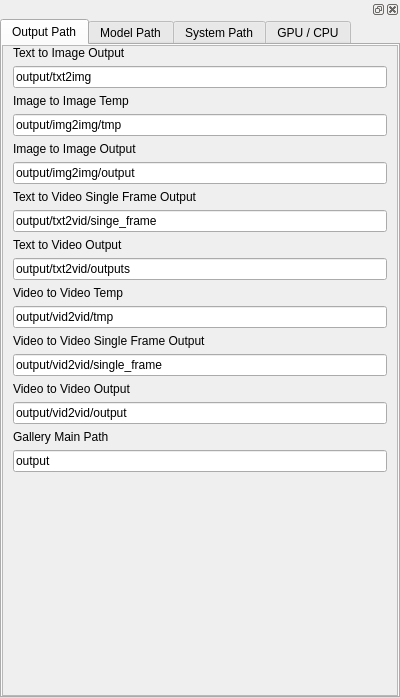
<?xml version="1.0" encoding="UTF-8"?>
<ui version="4.0">
 <class>Form</class>
 <widget class="QWidget" name="Form">
  <property name="geometry">
   <rect>
    <x>0</x>
    <y>0</y>
    <width>400</width>
    <height>698</height>
   </rect>
  </property>
  <property name="windowTitle">
   <string>Form</string>
  </property>
  <property name="accessibleName">
   <string>systemConfig</string>
  </property>
  <layout class="QVBoxLayout" name="verticalLayout_9">
   <property name="leftMargin">
    <number>0</number>
   </property>
   <property name="topMargin">
    <number>0</number>
   </property>
   <property name="rightMargin">
    <number>0</number>
   </property>
   <property name="bottomMargin">
    <number>0</number>
   </property>
   <item>
    <widget class="QDockWidget" name="dockWidget">
     <property name="accessibleName">
      <string>systemConfig</string>
     </property>
     <widget class="QWidget" name="dockWidgetContents">
      <layout class="QVBoxLayout" name="verticalLayout_8">
       <property name="leftMargin">
        <number>0</number>
       </property>
       <property name="topMargin">
        <number>0</number>
       </property>
       <property name="rightMargin">
        <number>0</number>
       </property>
       <property name="bottomMargin">
        <number>0</number>
       </property>
       <item>
        <widget class="QTabWidget" name="tabWidget">
         <property name="currentIndex">
          <number>0</number>
         </property>
         <widget class="QWidget" name="outputPath">
          <attribute name="title">
           <string>Output Path</string>
          </attribute>
          <layout class="QVBoxLayout" name="verticalLayout_4">
           <property name="leftMargin">
            <number>0</number>
           </property>
           <property name="topMargin">
            <number>0</number>
           </property>
           <property name="rightMargin">
            <number>0</number>
           </property>
           <property name="bottomMargin">
            <number>0</number>
           </property>
           <item>
            <widget class="QScrollArea" name="scrollArea">
             <property name="widgetResizable">
              <bool>true</bool>
             </property>
             <widget class="QWidget" name="scrollAreaWidgetContents">
              <property name="geometry">
               <rect>
                <x>0</x>
                <y>0</y>
                <width>392</width>
                <height>643</height>
               </rect>
              </property>
              <layout class="QVBoxLayout" name="verticalLayout_3">
               <property name="leftMargin">
                <number>5</number>
               </property>
               <property name="topMargin">
                <number>0</number>
               </property>
               <property name="rightMargin">
                <number>5</number>
               </property>
               <property name="bottomMargin">
                <number>0</number>
               </property>
               <item>
                <layout class="QVBoxLayout" name="verticalLayout">
                 <property name="leftMargin">
                  <number>5</number>
                 </property>
                 <property name="rightMargin">
                  <number>5</number>
                 </property>
                 <item>
                  <widget class="QLabel" name="label">
                   <property name="text">
                    <string>Text to Image Output</string>
                   </property>
                  </widget>
                 </item>
                 <item>
                  <widget class="QLineEdit" name="txt2img_out_dir">
                   <property name="text">
                    <string>output/txt2img</string>
                   </property>
                  </widget>
                 </item>
                 <item>
                  <widget class="QLabel" name="label_2">
                   <property name="text">
                    <string>Image to Image Temp</string>
                   </property>
                  </widget>
                 </item>
                 <item>
                  <widget class="QLineEdit" name="img2img_tmp_dir">
                   <property name="text">
                    <string>output/img2img/tmp</string>
                   </property>
                  </widget>
                 </item>
                 <item>
                  <widget class="QLabel" name="label_3">
                   <property name="text">
                    <string>Image to Image Output</string>
                   </property>
                  </widget>
                 </item>
                 <item>
                  <widget class="QLineEdit" name="img2img_out_dir">
                   <property name="text">
                    <string>output/img2img/output</string>
                   </property>
                  </widget>
                 </item>
                 <item>
                  <widget class="QLabel" name="label_7">
                   <property name="text">
                    <string>Text to Video Single Frame Output</string>
                   </property>
                  </widget>
                 </item>
                 <item>
                  <widget class="QLineEdit" name="img2img_single_frame_dir">
                   <property name="text">
                    <string>output/txt2vid/singe_frame</string>
                   </property>
                  </widget>
                 </item>
                 <item>
                  <widget class="QLabel" name="label_4">
                   <property name="text">
                    <string>Text to Video Output</string>
                   </property>
                  </widget>
                 </item>
                 <item>
                  <widget class="QLineEdit" name="txt2vid_out_dir">
                   <property name="text">
                    <string>output/txt2vid/outputs</string>
                   </property>
                  </widget>
                 </item>
                 <item>
                  <widget class="QLabel" name="label_5">
                   <property name="text">
                    <string>Video to Video Temp</string>
                   </property>
                  </widget>
                 </item>
                 <item>
                  <widget class="QLineEdit" name="txt2vid_tmp_dir">
                   <property name="text">
                    <string>output/vid2vid/tmp</string>
                   </property>
                  </widget>
                 </item>
                 <item>
                  <widget class="QLabel" name="label_8">
                   <property name="text">
                    <string>Video to Video Single Frame Output</string>
                   </property>
                  </widget>
                 </item>
                 <item>
                  <widget class="QLineEdit" name="vid2vid_single_frame_dir">
                   <property name="text">
                    <string>output/vid2vid/single_frame</string>
                   </property>
                  </widget>
                 </item>
                 <item>
                  <widget class="QLabel" name="label_6">
                   <property name="text">
                    <string>Video to Video Output</string>
                   </property>
                  </widget>
                 </item>
                 <item>
                  <widget class="QLineEdit" name="vid2vid_out_dir">
                   <property name="text">
                    <string>output/vid2vid/output</string>
                   </property>
                  </widget>
                 </item>
                 <item>
                  <widget class="QLabel" name="label_18">
                   <property name="text">
                    <string>Gallery Main Path</string>
                   </property>
                  </widget>
                 </item>
                 <item>
                  <widget class="QLineEdit" name="out_dir">
                   <property name="text">
                    <string>output</string>
                   </property>
                  </widget>
                 </item>
                 <item>
                  <spacer name="verticalSpacer_2">
                   <property name="orientation">
                    <enum>Qt::Vertical</enum>
                   </property>
                   <property name="sizeHint" stdset="0">
                    <size>
                     <width>20</width>
                     <height>40</height>
                    </size>
                   </property>
                  </spacer>
                 </item>
                </layout>
               </item>
              </layout>
             </widget>
            </widget>
           </item>
          </layout>
         </widget>
         <widget class="QWidget" name="modelPath">
          <attribute name="title">
           <string>Model Path</string>
          </attribute>
          <layout class="QHBoxLayout" name="horizontalLayout">
           <property name="leftMargin">
            <number>5</number>
           </property>
           <property name="topMargin">
            <number>0</number>
           </property>
           <property name="rightMargin">
            <number>5</number>
           </property>
           <property name="bottomMargin">
            <number>0</number>
           </property>
           <item>
            <widget class="QScrollArea" name="scrollArea_3">
             <property name="widgetResizable">
              <bool>true</bool>
             </property>
             <widget class="QWidget" name="scrollAreaWidgetContents_3">
              <property name="geometry">
               <rect>
                <x>0</x>
                <y>0</y>
                <width>382</width>
                <height>643</height>
               </rect>
              </property>
              <layout class="QVBoxLayout" name="verticalLayout_6">
               <property name="leftMargin">
                <number>5</number>
               </property>
               <property name="topMargin">
                <number>0</number>
               </property>
               <property name="rightMargin">
                <number>5</number>
               </property>
               <property name="bottomMargin">
                <number>0</number>
               </property>
               <item>
                <widget class="QLabel" name="label_11">
                 <property name="text">
                  <string>Adabins</string>
                 </property>
                </widget>
               </item>
               <item>
                <widget class="QLineEdit" name="adabins_model_file">
                 <property name="text">
                  <string>models/AdaBins_nyu.pt</string>
                 </property>
                </widget>
               </item>
               <item>
                <widget class="QLabel" name="label_12">
                 <property name="text">
                  <string>Midas</string>
                 </property>
                </widget>
               </item>
               <item>
                <widget class="QLineEdit" name="midas_model_file">
                 <property name="text">
                  <string>models/dpt_large-midas-2f21e586.pt</string>
                 </property>
                </widget>
               </item>
               <item>
                <widget class="QLabel" name="label_13">
                 <property name="text">
                  <string>SD Clip</string>
                 </property>
                </widget>
               </item>
               <item>
                <widget class="QLineEdit" name="sd_clip_model_file">
                 <property name="text">
                  <string>models/sd-clip-vit-l14-img-embed_ema_only.ckpt</string>
                 </property>
                </widget>
               </item>
               <item>
                <widget class="QLabel" name="label_14">
                 <property name="text">
                  <string>Stable Diffusion</string>
                 </property>
                </widget>
               </item>
               <item>
                <widget class="QLineEdit" name="sd_model_file">
                 <property name="text">
                  <string>models/sd-v1-4.ckpt</string>
                 </property>
                </widget>
               </item>
               <item>
                <widget class="QLabel" name="label_21">
                 <property name="text">
                  <string>Stable Diffusion Inference</string>
                 </property>
                </widget>
               </item>
               <item>
                <widget class="QLineEdit" name="sdInference">
                 <property name="text">
                  <string>configs/stable-diffusion/v1-inference.yaml</string>
                 </property>
                </widget>
               </item>
               <item>
                <widget class="QLabel" name="label_15">
                 <property name="text">
                  <string>GFPGAN Path</string>
                 </property>
                </widget>
               </item>
               <item>
                <widget class="QLineEdit" name="gfpgan_dir">
                 <property name="text">
                  <string>src/gfpgan</string>
                 </property>
                </widget>
               </item>
               <item>
                <widget class="QLabel" name="label_19">
                 <property name="text">
                  <string>GFPGAN Model Path</string>
                 </property>
                </widget>
               </item>
               <item>
                <widget class="QLineEdit" name="gfpgan_model_file">
                 <property name="text">
                  <string>experiments/pretrained_models/GFPGANv1.3.pth</string>
                 </property>
                </widget>
               </item>
               <item>
                <widget class="QLabel" name="label_16">
                 <property name="text">
                  <string>RealESRGAN</string>
                 </property>
                </widget>
               </item>
               <item>
                <widget class="QLineEdit" name="realesrgan_dir">
                 <property name="text">
                  <string>src/realesrgan</string>
                 </property>
                </widget>
               </item>
               <item>
                <widget class="QLabel" name="label_20">
                 <property name="text">
                  <string>RealESRGAN Model Path</string>
                 </property>
                </widget>
               </item>
               <item>
                <widget class="QLineEdit" name="realesrgan_model_file">
                 <property name="text">
                  <string>experiments/pretrained_models/RealESRGAN_x4plus.pth</string>
                 </property>
                </widget>
               </item>
               <item>
                <widget class="QLabel" name="label_17">
                 <property name="text">
                  <string>RealESRGAN Anime Model Path</string>
                 </property>
                </widget>
               </item>
               <item>
                <widget class="QLineEdit" name="realesrgan_anime_model_file">
                 <property name="text">
                  <string>experiments/pretrained_models/RealESRGAN_x4plus_anime_6B.pth</string>
                 </property>
                </widget>
               </item>
               <item>
                <widget class="QLabel" name="label_23">
                 <property name="text">
                  <string>Custom SD Model Path</string>
                 </property>
                </widget>
               </item>
               <item>
                <widget class="QLineEdit" name="lineEdit">
                 <property name="text">
                  <string>models/custom</string>
                 </property>
                </widget>
               </item>
               <item>
                <spacer name="verticalSpacer">
                 <property name="orientation">
                  <enum>Qt::Vertical</enum>
                 </property>
                 <property name="sizeHint" stdset="0">
                  <size>
                   <width>20</width>
                   <height>40</height>
                  </size>
                 </property>
                </spacer>
               </item>
              </layout>
             </widget>
            </widget>
           </item>
          </layout>
         </widget>
         <widget class="QWidget" name="systemPath">
          <attribute name="title">
           <string>System Path</string>
          </attribute>
          <layout class="QVBoxLayout" name="verticalLayout_2">
           <property name="spacing">
            <number>2</number>
           </property>
           <property name="leftMargin">
            <number>0</number>
           </property>
           <property name="topMargin">
            <number>0</number>
           </property>
           <property name="rightMargin">
            <number>0</number>
           </property>
           <property name="bottomMargin">
            <number>0</number>
           </property>
           <item>
            <widget class="QScrollArea" name="scrollArea_2">
             <property name="widgetResizable">
              <bool>true</bool>
             </property>
             <widget class="QWidget" name="scrollAreaWidgetContents_2">
              <property name="geometry">
               <rect>
                <x>0</x>
                <y>0</y>
                <width>392</width>
                <height>643</height>
               </rect>
              </property>
              <layout class="QVBoxLayout" name="verticalLayout_7">
               <property name="leftMargin">
                <number>5</number>
               </property>
               <property name="topMargin">
                <number>0</number>
               </property>
               <property name="rightMargin">
                <number>5</number>
               </property>
               <property name="bottomMargin">
                <number>0</number>
               </property>
               <item>
                <widget class="QLabel" name="label_9">
                 <property name="text">
                  <string>ffmpeg Path</string>
                 </property>
                </widget>
               </item>
               <item>
                <widget class="QLineEdit" name="ffmpeg_file">
                 <property name="text">
                  <string>C:\\tools\\ffmpeg\\bin\\ffmpeg.exe</string>
                 </property>
                </widget>
               </item>
               <item>
                <widget class="QLabel" name="label_10">
                 <property name="text">
                  <string>Settings Path</string>
                 </property>
                </widget>
               </item>
               <item>
                <widget class="QLineEdit" name="settingsPath">
                 <property name="text">
                  <string>configs/ainodes/webui_settings.json</string>
                 </property>
                </widget>
               </item>
               <item>
                <spacer name="verticalSpacer_3">
                 <property name="orientation">
                  <enum>Qt::Vertical</enum>
                 </property>
                 <property name="sizeHint" stdset="0">
                  <size>
                   <width>20</width>
                   <height>40</height>
                  </size>
                 </property>
                </spacer>
               </item>
              </layout>
             </widget>
            </widget>
           </item>
          </layout>
         </widget>
         <widget class="QWidget" name="CPUGPU">
          <attribute name="title">
           <string>GPU / CPU</string>
          </attribute>
          <layout class="QVBoxLayout" name="verticalLayout_5">
           <property name="leftMargin">
            <number>0</number>
           </property>
           <property name="topMargin">
            <number>0</number>
           </property>
           <property name="rightMargin">
            <number>0</number>
           </property>
           <property name="bottomMargin">
            <number>0</number>
           </property>
           <item>
            <widget class="QScrollArea" name="scrollArea_4">
             <property name="widgetResizable">
              <bool>true</bool>
             </property>
             <widget class="QWidget" name="scrollAreaWidgetContents_4">
              <property name="geometry">
               <rect>
                <x>0</x>
                <y>0</y>
                <width>392</width>
                <height>643</height>
               </rect>
              </property>
              <layout class="QVBoxLayout" name="verticalLayout_10">
               <property name="leftMargin">
                <number>5</number>
               </property>
               <property name="topMargin">
                <number>0</number>
               </property>
               <property name="rightMargin">
                <number>5</number>
               </property>
               <property name="bottomMargin">
                <number>0</number>
               </property>
               <item>
                <widget class="QLabel" name="label_22">
                 <property name="text">
                  <string>GPU</string>
                 </property>
                </widget>
               </item>
               <item>
                <widget class="QLineEdit" name="gpu">
                 <property name="text">
                  <string>0</string>
                 </property>
                </widget>
               </item>
               <item>
                <widget class="QCheckBox" name="gfpgan_cpu">
                 <property name="text">
                  <string>GFPGAN CPU</string>
                 </property>
                </widget>
               </item>
               <item>
                <widget class="QCheckBox" name="realesrgan_cpu">
                 <property name="text">
                  <string>RealESRGAN CPU</string>
                 </property>
                </widget>
               </item>
               <item>
                <widget class="QCheckBox" name="extra_models_cpu">
                 <property name="text">
                  <string>Extra Models CPU</string>
                 </property>
                </widget>
               </item>
               <item>
                <widget class="QCheckBox" name="extra_models_gpu">
                 <property name="text">
                  <string>Extra Models GPU</string>
                 </property>
                </widget>
               </item>
               <item>
                <spacer name="verticalSpacer_4">
                 <property name="orientation">
                  <enum>Qt::Vertical</enum>
                 </property>
                 <property name="sizeHint" stdset="0">
                  <size>
                   <width>20</width>
                   <height>40</height>
                  </size>
                 </property>
                </spacer>
               </item>
              </layout>
             </widget>
            </widget>
           </item>
          </layout>
         </widget>
        </widget>
       </item>
      </layout>
     </widget>
    </widget>
   </item>
  </layout>
 </widget>
 <resources/>
 <connections/>
</ui>
